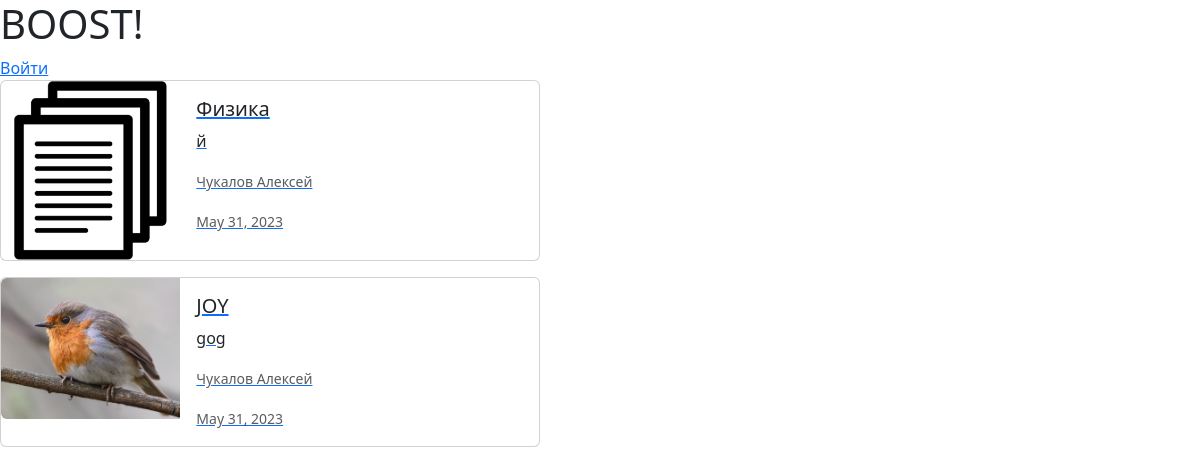
Before: / with the older database file.
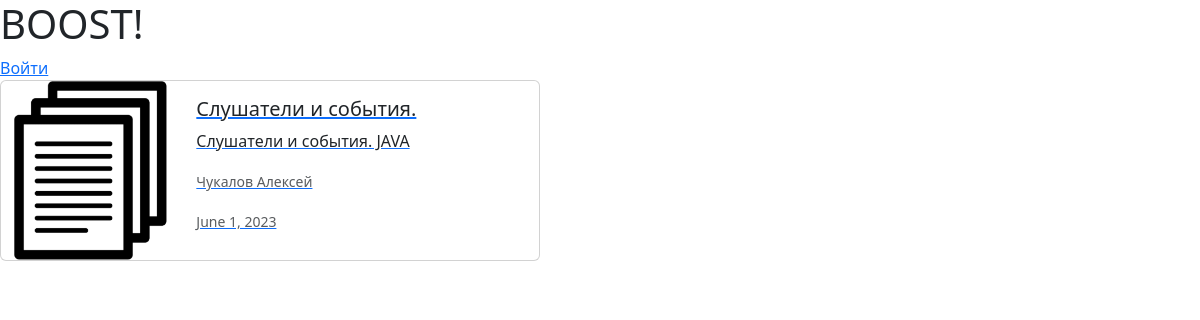
After: the same page with the newer database file.
### app/models.py (models this page shows)
class Doc (models.Model):
    title = models.CharField(max_length=255)
    link = models.URLField(max_length=255, unique=True)
    description = models.CharField(max_length=511, blank=True)
    preview = models.ImageField(
        upload_to='media/',
        blank=False,
        default='media/default_images/default_document.png'
    )
    author = models.ForeignKey(User, on_delete=models.CASCADE)
    date = models.DateField()

### accounts/models.py (models this page shows, shortened)
class User (AbstractBaseUser):
    objects = UserManager()
    email = models.EmailField(
        verbose_name='email address',
        max_length=255,
        unique=True
    )
    username = models.CharField(
        verbose_name='username',
        max_length=30,
        unique=True
    )
    avatar = models.ImageField(
        verbose_name='Avatar',
        default='media/default_images/default_avatar.png',
        upload_to='media/',
        blank=False,
    )
    first_name = models.CharField(
        verbose_name='first name',
        max_length=30
    )
    last_name = models.CharField(
        verbose_name='last name',
        max_length=30
    )
    is_active = models.BooleanField(default=True)
    staff = models.BooleanField(default=False)
    admin = models.BooleanField(default=False)
    USERNAME_FIELD = 'email'
    REQUIRED_FIELDS = ['username', 'first_name', 'last_name']
    def __str__(self):
        return f'{self.last_name} {self.first_name}'

### app/views.py (the view)
# urls.py: path('', views.index),
def index(request):
    context = {'docs': Doc.objects.all()}
    return render(request, 'main.html', context)

### app/templates/main.html (shortened to what this page needs)
<!DOCTYPE html>
{% load static %}
<html lang="en">
<head>
        <link href="https://cdn.jsdelivr.net/npm/bootstrap@5.3.0/dist/css/bootstrap.min.css"
              rel="stylesheet"
>
</head>
<body>
    <header>
        <h1>BOOST!</h1>
    {% if not request.user.is_authenticated %}
    <a href="/login">Войти</a>
    {% else %}
    <a href="/profile">{{request.user}}</a>
    <a href="/create">Добавить</a>
    <a href="/logout">Выйти</a>
    {% endif %}
    </header>
<main>
    {% for doc in docs %}
    <a href="{{doc.link}}">
        <div class="card mb-3" style="max-width: 540px;">
      <div class="row g-0">
        <div class="col-md-4">
          <img src="{{doc.preview.url}}" class="img-fluid rounded-start" alt="">
        </div>
        <div class="col-md-8">
          <div class="card-body">
            <h5 class="card-title">{{doc.title}}</h5>
            <p class="card-text">{{doc.description}}</p>
            <p class="card-text"><small class="text-body-secondary">{{doc.author}}</small></p>
              <p class="card-text"><small class="text-body-secondary">{{doc.date}}</small></p>
          </div>
        </div>
      </div>
    </div>
    </a>
    {% endfor %}
</main>
</body>
</html>

Changed rows visible on the page:
removed Doc: preview (placeholder picture), title "Физика", description "й", author "Чукалов Алексей", date "May 31, 2023"
removed Doc: preview (picture), title "JOY", description "gog", author "Чукалов Алексей", date "May 31, 2023"
added Doc: preview (placeholder picture), title "Слушатели и события.", description "Слушатели и события. JAVA", author "Чукалов Алексей", date "June 1, 2023"
